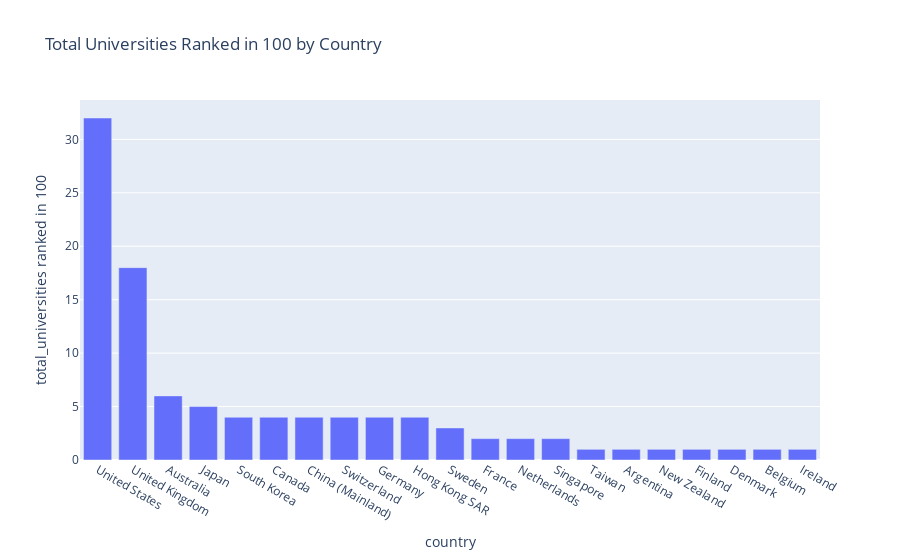

Write notebook code for a chart like this one.
### Markdown cell above
# Hypothesis: Countries with higher government expenditure on education as a percentage of GDP have more universities in the top 100.

### Code cell
# plot the total universities ranked in 100 

fig = px.bar(new_country_table, x='country', y='total_universities ranked in 100', title='Total Universities Ranked in 100 by Country')
fig.show()

### Figure 1 — Plotly figure (JSON) as saved in the notebook; plotly's stock layout.template omitted (floating-point values rounded to 4 significant figures)
{"data": [{"alignmentgroup": "True", "hovertemplate": "country=%{x}<br>total_universities ranked in 100=%{y}<extra></extra>", "legendgroup": "", "marker": {"color": "#636efa", "pattern": {"shape": ""}}, "name": "", "offsetgroup": "", "orientation": "v", "showlegend": false, "textposition": "auto", "type": "bar", "x": ["United States", "United Kingdom", "Australia", "Japan", "South Korea", "Canada", "China (Mainland)", "Switzerland", "Germany", "Hong Kong SAR", "Sweden", "France", "Netherlands", "Singapore", "Taiwan", "Argentina", "New Zealand", "Finland", "Denmark", "Belgium", "Ireland"], "xaxis": "x", "y": [32, 18, 6, 5, 4, 4, 4, 4, 4, 4, 3, 2, 2, 2, 1, 1, 1, 1, 1, 1, 1], "yaxis": "y"}], "layout": {"barmode": "relative", "legend": {"tracegroupgap": 0}, "title": {"text": "Total Universities Ranked in 100 by Country"}, "xaxis": {"anchor": "y", "domain": [0, 1], "title": {"text": "country"}}, "yaxis": {"anchor": "x", "domain": [0, 1], "title": {"text": "total_universities ranked in 100"}}}}
